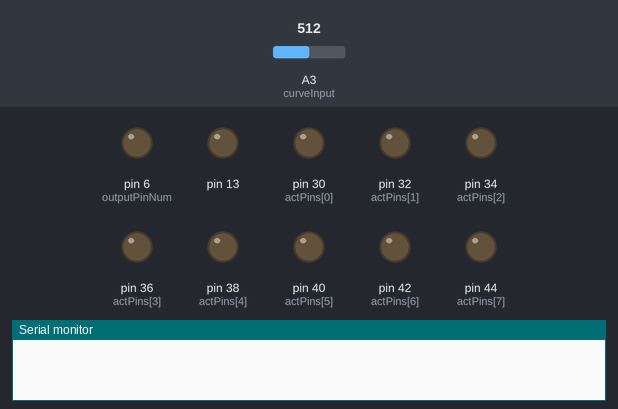
A sketch run on a simulated Arduino Mega 2560, built with avr-gcc and run on an emulated ATmega2560. On the bench: output pins drawn as LEDs (lit = HIGH), the last lines printed to the serial monitor. Dashed ring = blinking. The inputs (shaded band) are chosen by the test bench; at power-on: A3 (curveInput) = 512.

Above: at 0.1 s.
At 8.8 s:
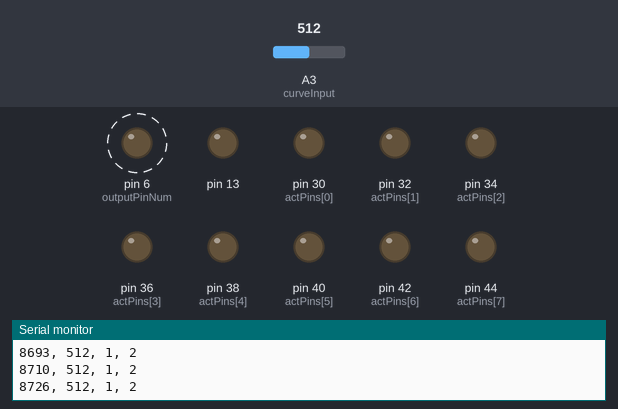
8.9 s: A3 (curveInput) set to 981
11.9 s: A3 (curveInput) set to 1017
Timing chart, 0 to 20.9 s (numbered marks = the images above; inputs shaded):
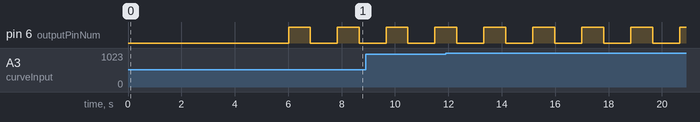

The sketch:

GaitControl.ino
```cpp
// gait array
/*
const int Relay[][8] = {{22, 24, 26, 28, 30, 32, 34, 36},
  {34, 36, 22, 24, 26, 28, 30, 32},
  {30, 32, 34, 36, 22, 24, 26, 28},
  {26, 28, 30, 32, 34, 36, 22, 24}
};
*/

/*
const int Relay[][8] = {{30, 32, 34, 36, 38, 40, 42, 44},
  {30, 32, 34, 36, 38, 40, 42, 44},
  {30, 32, 34, 36, 38, 40, 42, 44},
  {30, 32, 34, 36, 38, 40, 42, 44}
};
*/

/*
//int leg1[4] = {4, 6, 4, 5};
//int leg2[4] = {6, 3, 7, 1};
int leg1[4] = {0, 6, 4, 5};
int leg2[4] = {1, 3, 7, 1};
//int delay1[4] = {150, 150, 150, 150};
//int delay2[4] = {150, 75, 75, 50};
int delay1[4] = {200, 200, 200, 200};
int delay2[4] = {200, 100, 100, 100};
*/

int actPins[8] = {30, 32, 34, 36, 38, 40, 42, 44};

int legPin1[][4] = {
  {40, 44, 44, 32},
  {40, 44, 44, 36},
  {36, 40, 32, 32}
};
int legPin2[][4] = {
  {36, 40, 32, 36},
  {34, 38, 34, 30},
  {42, 30, 42, 38}
};

int analogPins1[][4] = {
  {A5, A7, A7, A1},
  {A5, A7, A7, A3},
  {A3, A5, A1, A1}
};

int analogPins2[][4] = {
  {A3, A5, A1, A3},
  {A2, A4, A2, A0},
  {A6, A0, A6, A4}
};

int del1 = 1500;
int del2 = 1500;
int del3 = 1500;

int delLeg1[][4] = {
  {del1, del1, del1, del1},
  {del2, del2, del2, del2},
  {del2, del2, del2, del2}
};
int delLeg2[][4] = {
  {del1, del1, del1, del1},
  {del3, del3, del3, del3},
  {del3, del3, del3, del3}
};

int restdelay = 300;


/** Additional parameters by me**/
int actuationTime = 5000; //Interrupt time in ms
int deactuationTime = 1000;
int outputPinNum = 6; //Single output actuating pin
int curveInput = A3;

String strc, strTime, strCurvature, strGait, outputString;

int curvaturePins[8] = {A0, A1, A2, A3, A4, A5, A6, A7};
//int pressurePins[8] = {A8, A9, A10, A11, A12, A13, A14, A15};

int pressureReading;
int curvatureReading;
int serTrigger = 0;
int gait = 0; // default
int newGait = 1; // for recognizing a new gait
int gaitDirection = 0;
int subGait = 0;

//float interruptTime = 0.000064;
float interruptTime = 0.064;
int legTimer = 0;
int timerCount;
int legTimeStatus = 0; //A
int prevTimeStatus = 0; //B

int numValves = 8;
int characterInput;

int codeStatus = 0;

void setup() {
  Serial.begin(9600);     // opens serial port, sets data rate to 9600 bps   57600 115200

  strc = String(", ");
  outputString = String();
  strTime = String();
  strCurvature = String();
  strGait = String();

  pinMode(13, OUTPUT);
  digitalWrite(13,LOW);

  legTimeStatus = 1; // reset leg timer status
  prevTimeStatus = 1;

  for (int i = 0; i < numValves; i++) {
    pinMode(actPins[i], OUTPUT);
    digitalWrite(actPins[i], LOW);
  }

  // Single leg actuating pin
  pinMode(outputPinNum, OUTPUT);
  digitalWrite(outputPinNum, LOW);

  // timer interrupt
  cli();          // disable global interrupts
  TCCR1A = 0;     // set entire TCCR1A register to 0
  TCCR1B = 0;     // same for TCCR1B

  // set compare match register to desired timer count:

  // turn on CTC mode:
  TCCR1B |= (1 << WGM12);
  // Set CS10 and CS12 bits for 1024 prescaler:
  TCCR1B |= (1 << CS10);
  TCCR1B |= (1 << CS12);
  // enable timer compare interrupt:
  TIMSK1 |= (1 << OCIE1A);
  // enable global interrupts:
  sei();

}

void loop() {

  // Do nothing unti something is received over serial
  if (serTrigger == 0) {
    //while(Serial.available() == 0){}
    delay(5000);
    serTrigger  = 1;
  }

  // See if there's a new gait input
//  if (Serial.available() > 0) {
//    characterInput = Serial.read();
//    switch(characterInput){
//      case 'a':
//        gait = 0;
//        break;
//      case 'b':
//        gait = 1;
//        break;
//      case 'c':
//        gait = 2;
//        break;
//      case 'd':
//        gait = 3;
//        break;
//      case 'e':
//        gait = 4;
//        break;
//      case 'f':
//        gait = 5;
//        break;
//      case 'g':
//        gait = 6;
//        break;
//      case 'h':
//        gait = 7;
//        break;
//      case 'i':
//        gait = 8;
//        break;
//      case 'j':
//        gait = 9;
//        break;
//      case 'k':
//        gait = 10;
//        break;
//      case 'l':
//        gait = 11;
//        break;
//      default:
//        //Serial.print("DEFAULT SELECTED \n");
//        gait = 0;
//        break;
//    }
//    gaitDirection = floor(gait/3);
//    subGait = gait % 3;
//    //newGait = 1;


    // reset all output pins
//    digitalWrite(outputPinNum, LOW);
//    for (int i = 0; i < numValves; i++) {
//       digitalWrite(actPins[i], LOW);
//    }
 // }

  /*
  // Activate gait
  if (newGait == 1){
    legTimeStatus = 1; // reset leg timer status
    prevTimeStatus = 1;
    newGait = 0;
  }
  */


  // Manage Timers
  // States actuation and deactuation. Other states are below
  if(legTimeStatus == prevTimeStatus) {

    // State actuating
    if (legTimeStatus == 1) {
      //Serial.print(strc + curvatureReading + strc + 1 + "\n");
      // set first leg timer
      cli();
      legTimer = actuationTime;
      //legTimer = delLeg1[subGait][gaitDirection];
      //digitalWrite(Relay[gaitDirection][leg1[subGait]], HIGH);
      //digitalWrite(legPin1[subGait][gaitDirection], HIGH);
      digitalWrite(outputPinNum, HIGH);
      timerCount = int(legTimer/interruptTime) - 1; //Number of clock cycles
      OCR1A = timerCount;
      TCNT1 = 0;
      legTimeStatus = 2;
      sei();
      //digitalWrite(13, HIGH);
    }
    // State deactuating
    else if (legTimeStatus == 2) {
      //Serial.print(strc + curvatureReading + strc + 2 + "\n");
      cli();
      legTimer = deactuationTime;
      //digitalWrite(Relay[gaitDirection][leg1[subGait]], LOW);
      //digitalWrite(legPin1[subGait][gaitDirection], LOW);
      digitalWrite(outputPinNum, LOW);
      timerCount = int(legTimer/interruptTime) - 1;
      OCR1A = timerCount;
      TCNT1 = 0;
      legTimeStatus = 1;
      sei();
      //digitalWrite(13, LOW);
    }
//    else if (legTimeStatus == 3) {
//      cli();
//      legTimer = delLeg2[subGait][gaitDirection];
//      //digitalWrite(Relay[gaitDirection][leg2[subGait]], HIGH);
//      digitalWrite(legPin2[subGait][gaitDirection], HIGH);
//      timerCount = int(legTimer/interruptTime) - 1;
//      OCR1A = timerCount;
//      TCNT1 = 0;
//      legTimeStatus = 4;
//      sei();
//      //digitalWrite(13, HIGH);
//    }
//    else if (legTimeStatus == 4) {
//      cli();
//      legTimer = restdelay;
//      //digitalWrite(Relay[gaitDirection][leg2[subGait]], LOW);
//      digitalWrite(legPin2[subGait][gaitDirection], LOW);
//      timerCount = int(legTimer/interruptTime) - 1;
//      OCR1A = timerCount;
//      TCNT1 = 0;
//      legTimeStatus = 1;
//      sei();
//      //digitalWrite(13, LOW);
//    }
  }


  // All other states beside acutating and deactuating
  if (legTimeStatus == 1) {
    // Take Data and print to serial
    //pressureReading = analogRead(pressurePins[leg1[subGait]]);
    //curvatureReading = analogRead(curvaturePins[leg1[subGait]]);
    //curvatureReading = analogRead(analogPins1[subGait][gaitDirection]);
    curvatureReading = analogRead(curveInput);
  }
//  else if (legTimeStatus == 3) {
//    //pressureReading = analogRead(pressurePins[leg2[subGait]]);
//    //curvatureReading = analogRead(curvaturePins[leg2[subGait]]);
//    curvatureReading = analogRead(analogPins2[subGait][gaitDirection]);
//  }
  else if (legTimeStatus == 2) {
    curvatureReading = analogRead(curveInput);
  }
  else {
    pressureReading = 0;
    curvatureReading = 0;
  }

  //strTime = "Time: " + millis();
  //strGait = gait;
  //strCurvature = curvatureReading;
  //outputString = strTime + strc + strGait + strc + strCurvature + "\n";
  //Serial.print(millis() + strc + gait + strc + subGait + strc + gaitDirection + strc + curvatureReading + strc + legPin1[subGait][gaitDirection] + strc + legPin2[subGait][gaitDirection] + "\n");
  //Serial.print(millis() + strc + gait + strc + subGait + strc + gaitDirection + strc + curvatureReading + "\n");
  Serial.print(millis() + strc + curvatureReading + strc + legTimeStatus + strc + prevTimeStatus +"\n");
  /*
  // Transmit data over serial
  Serial.print(millis());
  Serial.print(", ");
  Serial.print(gait);
  Serial.print(", ");
  //Serial.print(gaitDirection);
  //Serial.print(", ");
  //Serial.print(subGait);
  //Serial.print(", ");
  //Serial.print(legTimeStatus);
  //Serial.print(", ");
  //Serial.print(pressureReading);
  //Serial.print(", ");
  Serial.print(curvatureReading);
  Serial.print("\n");
  */

}


ISR(TIMER1_COMPA_vect)
{
  if (prevTimeStatus == 2) {
    prevTimeStatus = 1;
  }
  else {
    prevTimeStatus = prevTimeStatus + 1;
  }
}
```

Measured:
- by itself, pin 6 (outputPinNum): alternates HIGH for 0.82 s and LOW for 1.0 s
